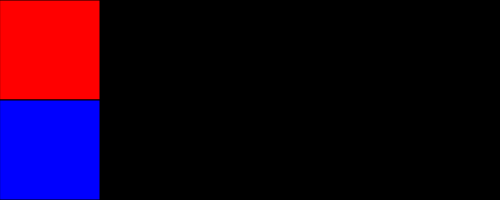
Frame 1 (no input)
Frame 60 (no input): identical to frame 1, image omitted
Frame 120 (the mouse pressed at the canvas centre since frame 60): identical to frame 1, image omitted

The p5.js sketch that drew this single still picture (run headless with seeded random() and noise() and a simulated clock; from frame 60 on, the mouse is pressed at the canvas centre):

// p5.js sketch
// ── sketch.js
var x1 = 0
var x2 = 0

function setup() {
  createCanvas(500,200)
}

function draw() {
  background(0)
  fill("red")
  rect(x1,0,100,100)
  fill("blue")
  rect(x2,100,100,100)
}

function keyTyped() {
  if (key == "a") {
    x1 = x1 + 5
  }
  if (key == "l") {
    x2 = x2 + 4
  }
}
